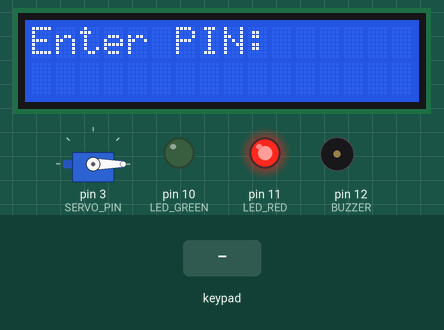
A sketch run on a simulated Arduino Uno, built with avr-gcc and run on an emulated ATmega328P. On the bench: servo, 16×2 character LCD, output pins drawn as LEDs (lit = HIGH), buzzer (waves = sounding). Inputs (shaded band) come from the test bench. EEPROM starts erased; what the sketch prints to the serial monitor is not drawn.

Above: at 2.5 s.
2.6 s: keypad keys 1 2 3 4 # pressed 0.4 s apart
At 2.84 s:
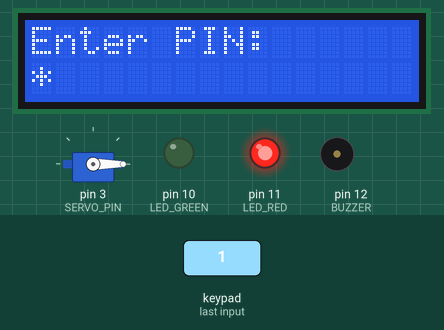
At 5.4 s:
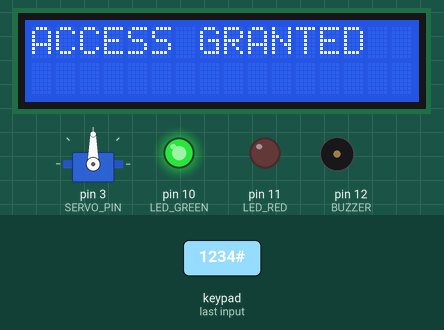
Timing chart, 0 to 10.7 s (numbered marks = the images above; inputs shaded):
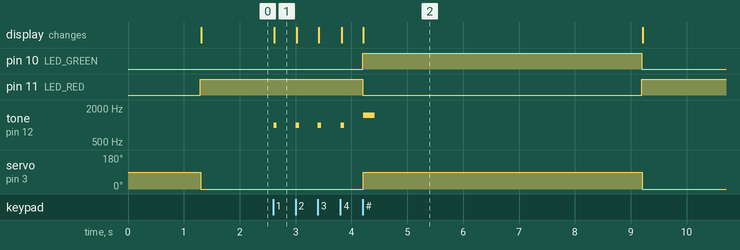

The sketch:

main.ino
```cpp
/*
 * Digital Door Lock with Keypad
 * Platform : Arduino Uno (simulated on Wokwi)
 * Features : 4-digit PIN, servo lock, LCD UI, 3-strike lockout,
 *            auto-relock, PIN change (press A), PIN stored in EEPROM
 *
 * Keys: 0-9 = digits | # = submit | * = clear | A = change PIN
 */
#include <Keypad.h>
#include <Servo.h>
#include <Wire.h>
#include <LiquidCrystal_I2C.h>
#include <EEPROM.h>

// ---------- Pins ----------
#define SERVO_PIN  3
#define LED_GREEN  10
#define LED_RED    11
#define BUZZER     12

// ---------- Settings ----------
const byte PIN_LEN = 4;
const byte MAX_TRIES = 3;
const unsigned long UNLOCK_TIME  = 5000;    // auto-relock after 5 s
const unsigned long LOCKOUT_TIME = 30000;   // 30 s lockout
const int ANGLE_LOCKED = 0, ANGLE_OPEN = 90;
const int EEPROM_ADDR = 0;
const char DEFAULT_PIN[PIN_LEN + 1] = "1234";

// ---------- Keypad ----------
const byte ROWS = 4, COLS = 4;
char keys[ROWS][COLS] = {
  {'1','2','3','A'},
  {'4','5','6','B'},
  {'7','8','9','C'},
  {'*','0','#','D'}
};
byte rowPins[ROWS] = {9, 8, 7, 6};
byte colPins[COLS] = {A0, A1, A2, A3};
Keypad keypad = Keypad(makeKeymap(keys), rowPins, colPins, ROWS, COLS);

LiquidCrystal_I2C lcd(0x27, 16, 2);
Servo lockServo;

enum State { LOCKED, UNLOCKED, LOCKOUT, CHANGE_OLD, CHANGE_NEW };
State state = LOCKED;

char storedPin[PIN_LEN + 1];
char entry[PIN_LEN + 1];
byte idx = 0;
byte tries = 0;
unsigned long stateStart = 0;
unsigned long lastLcdUpdate = 0;

// ---------- EEPROM ----------
void loadPin() {
  if (EEPROM.read(EEPROM_ADDR) != 0xA5) {          // first boot marker
    strcpy(storedPin, DEFAULT_PIN);
    savePin();
  } else {
    for (byte i = 0; i < PIN_LEN; i++) storedPin[i] = EEPROM.read(EEPROM_ADDR + 1 + i);
    storedPin[PIN_LEN] = '\0';
  }
}
void savePin() {
  EEPROM.update(EEPROM_ADDR, 0xA5);
  for (byte i = 0; i < PIN_LEN; i++) EEPROM.update(EEPROM_ADDR + 1 + i, storedPin[i]);
}

// ---------- Helpers ----------
void beep(int freq, int ms) { tone(BUZZER, freq, ms); }

void clearEntry() { idx = 0; memset(entry, 0, sizeof(entry)); }

void showPrompt(const char* line1) {
  lcd.clear();
  lcd.setCursor(0, 0); lcd.print(line1);
  lcd.setCursor(0, 1);
  for (byte i = 0; i < idx; i++) lcd.print('*');   // mask the PIN
}

void setState(State s) {
  state = s;
  stateStart = millis();
  clearEntry();
  switch (s) {
    case LOCKED:
      lockServo.write(ANGLE_LOCKED);
      digitalWrite(LED_RED, HIGH); digitalWrite(LED_GREEN, LOW);
      showPrompt("Enter PIN:");
      Serial.println(F("STATE: LOCKED"));
      break;
    case UNLOCKED:
      lockServo.write(ANGLE_OPEN);
      digitalWrite(LED_RED, LOW); digitalWrite(LED_GREEN, HIGH);
      lcd.clear(); lcd.print("ACCESS GRANTED");
      beep(1500, 200);
      Serial.println(F("STATE: UNLOCKED"));
      break;
    case LOCKOUT:
      lockServo.write(ANGLE_LOCKED);
      digitalWrite(LED_RED, HIGH); digitalWrite(LED_GREEN, LOW);
      Serial.println(F("STATE: LOCKOUT (too many wrong attempts)"));
      break;
    case CHANGE_OLD: showPrompt("Old PIN:"); Serial.println(F("STATE: CHANGE_OLD")); break;
    case CHANGE_NEW: showPrompt("New PIN:"); Serial.println(F("STATE: CHANGE_NEW")); break;
  }
}

void wrongPin() {
  tries++;
  Serial.print(F("EVENT: wrong PIN, attempt ")); Serial.println(tries);
  beep(300, 400);
  if (tries >= MAX_TRIES) {
    tries = 0;
    setState(LOCKOUT);
  } else {
    lcd.clear(); lcd.print("WRONG PIN");
    lcd.setCursor(0, 1); lcd.print("Tries left: "); lcd.print(MAX_TRIES - tries);
    delay(1200);                                    // short, acceptable pause
    setState(LOCKED);
  }
}

void handleSubmit() {
  if (idx != PIN_LEN) { beep(300, 150); return; }   // incomplete entry ignored
  bool match = (strcmp(entry, storedPin) == 0);

  switch (state) {
    case LOCKED:
      if (match) { tries = 0; setState(UNLOCKED); } else wrongPin();
      break;
    case CHANGE_OLD:
      if (match) setState(CHANGE_NEW);
      else { lcd.clear(); lcd.print("WRONG PIN"); beep(300, 400); delay(1000); setState(LOCKED); }
      break;
    case CHANGE_NEW:
      strcpy(storedPin, entry);
      savePin();
      lcd.clear(); lcd.print("PIN UPDATED");
      beep(1800, 300);
      Serial.println(F("EVENT: PIN changed"));
      delay(1200);
      setState(LOCKED);
      break;
    default: break;
  }
}

void setup() {
  Serial.begin(9600);
  pinMode(LED_GREEN, OUTPUT); pinMode(LED_RED, OUTPUT); pinMode(BUZZER, OUTPUT);
  lockServo.attach(SERVO_PIN);
  lcd.init(); lcd.backlight();
  loadPin();
  lcd.print("Digital Door Lock");
  delay(1200);
  setState(LOCKED);
}

void loop() {
  unsigned long now = millis();

  // Timed state behaviour
  if (state == UNLOCKED && now - stateStart >= UNLOCK_TIME) setState(LOCKED);

  if (state == LOCKOUT) {
    unsigned long elapsed = now - stateStart;
    if (elapsed >= LOCKOUT_TIME) { setState(LOCKED); return; }
    if (now - lastLcdUpdate >= 500) {
      lastLcdUpdate = now;
      lcd.clear(); lcd.print("LOCKED OUT!");
      lcd.setCursor(0, 1); lcd.print("Wait ");
      lcd.print((LOCKOUT_TIME - elapsed) / 1000 + 1); lcd.print("s");
      beep(2000, 100);
    }
    return;                                         // keypad ignored during lockout
  }

  char k = keypad.getKey();
  if (!k) return;

  if (state == UNLOCKED) return;                    // ignore keys while door is open

  if (k >= '0' && k <= '9') {
    if (idx < PIN_LEN) {
      entry[idx++] = k;
      beep(1000, 60);
      showPrompt(state == CHANGE_OLD ? "Old PIN:" : state == CHANGE_NEW ? "New PIN:" : "Enter PIN:");
    }
  } else if (k == '*') {
    clearEntry();
    showPrompt(state == CHANGE_OLD ? "Old PIN:" : state == CHANGE_NEW ? "New PIN:" : "Enter PIN:");
  } else if (k == '#') {
    handleSubmit();
  } else if (k == 'A' && state == LOCKED) {
    setState(CHANGE_OLD);
  }
}
```

Measured:
- after the input at 2.6 s, pin 10 (LED_GREEN): LOW → HIGH after 1.6 s, → LOW 5.0 s later; pin 11 (LED_RED): HIGH → LOW after 1.6 s, → HIGH 5.0 s later
